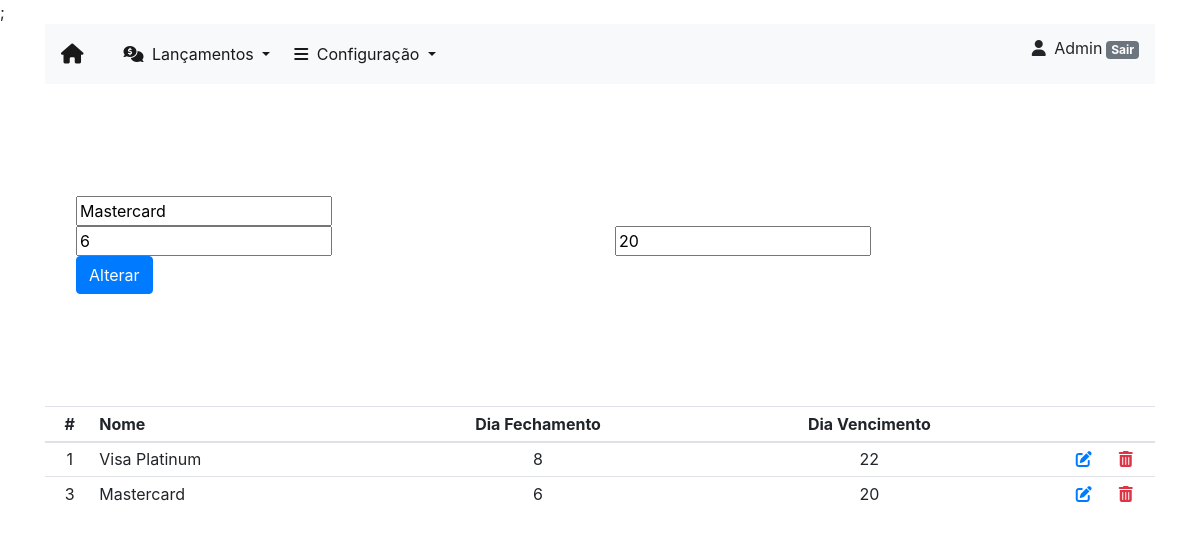
/contas/updateConta/3/ (signed in), run on the app's committed database.
### contas/models.py (models this page shows, shortened)
class Conta(models.Model):
    nome = models.CharField(max_length=30)
    dia_fechamento = models.IntegerField()
    dia_vencimento = models.IntegerField()

### contas/views.py (the view)
# urls.py: path('updateConta/<int:id>/', conta_update, name='conta_update'),
@login_required
def conta_update(request, id):
    conta = get_object_or_404(Conta, pk=id)
    form = ContaForm(request.POST or None, request.FILES or None, instance=conta)
    relatorio = Conta.objects.all().order_by('id')
    button = 'Alterar'
    if form.is_valid():
        form.save()
        return redirect('conta_new')
    return render(request, 'new_conta.html', {'form': form, 'relatorio': relatorio, 'nome_botao': button})

### contas/forms.py
class ContaForm(forms.ModelForm):
    class Meta:
        model = Conta
        fields = ['nome', 'dia_fechamento', 'dia_vencimento']

### contas/templates/new_conta.html (shortened to what this page needs)
{% extends 'base.html' %}
{% load bootstrap %}
{% block main %}
    <div class="jumbotron jumbotron-fluid bg-transparent">
        <form method="POST" enctype="multipart/form-data">
            <div class="row justify-content-center mx-3">
                <div class="col">
                    {{ form.nome|bootstrap }}
                    <div class="row">
                        <div class="col">{{ form.dia_fechamento|bootstrap }}</div>
                        <div class="col">{{ form.dia_vencimento|bootstrap }}</div>
                    </div>
                    <button type="submit" class="btn btn-primary">{{ nome_botao }}</button>
                </div>
            </div>
        </form>
    </div>
    <div class="row justify-content-center">
        <div class="col">
            <table class="table table-sm mt-3">
                <thead>
                <tr>
                    <th class="text-center">#</th>
                    <th class="text-left">Nome</th>
                    <th class="text-center">Dia Fechamento</th>
                    <th class="text-center">Dia Vencimento</th>
                    <th></th>
                    <th></th>
                </tr>
                </thead>
                <tbody>
                {% for item in relatorio %}
                <tr>
                    <td class="text-center">{{ item.id }}</td>
                    <td class="text-left">{{ item.nome }}</td>
                    <td class="text-center">{{ item.dia_fechamento }}</td>
                    <td class="text-center">{{ item.dia_vencimento }}</td>
                    <td class="text-right"><a href="{% url 'conta_update' item.id %}" class="text-primary"><i class="fas fa-edit"></i></a></td>
                    <td class="text-center"><a href="{% url 'delete_conta' item.id %}" class="confirm-delete text-danger" title="Delete" data-toggle="modal" data-target="#confirmDeleteModal" id="deleteButton{{item.id}}"><i class="fas fa-trash-alt"></i></a></td>
                </tr>
                {% endfor %}
                </tbody>
            </table>
        </div>
    </div>
{% endblock %}

### templates/base.html (shortened to what this page needs)
{% load static %}
<!DOCTYPE html>
<html lang="pt-br">
<head>
    <link rel="stylesheet" href="https://stackpath.bootstrapcdn.com/bootstrap/4.4.1/css/bootstrap.min.css">
    <link rel="stylesheet" href="{% static 'css/sticky-footer.css' %}">
    <link rel="stylesheet" href="{% static 'css/style.css' %}">
</head>
<body>
    <header class="container">
        <nav class="navbar navbar-expand-lg navbar-light bg-light mb-5">
            <a class="navbar-brand mr-4" href="{% url 'index' %}">
                <i class="fas fa-home"></i>
            </a>
            <div class="collapse navbar-collapse" id="navbarNavDropdown">
                <ul class="navbar-nav">
                    <li class="nav-item dropdown ml-2">
                        <a class="nav-link active dropdown-toggle" href="#" id="navbarDropdownMenuLink" role="button" data-toggle="dropdown" aria-haspopup="true" aria-expanded="false">
                            <i class="fas fa-comments-dollar mr-1"></i> Lançamentos
                        </a>
                    </li>
                    <li class="nav-item dropdown ml-2">
                        <a class="nav-link active dropdown-toggle" href="#" id="navbarDropdownMenuLink" role="button" data-toggle="dropdown" aria-haspopup="true" aria-expanded="false">
                            <i class="fas fa-bars mr-1"></i> Configuração
                        </a>
                    </li>
                </ul>
            </div>
            {% if user.is_authenticated %}
            <p class="desktop text-capitalize text-right mt-1"><i class="fas fa-user mr-1"></i> {{ user.username }}<a class="badge badge-secondary ml-1" href="{% url 'logout' %}">Sair</a></p>
            {% else %}
            <a class="desktop btn btn-secondary ml-1" href="{% url 'login' %}">Login</a>
            {% endif %}
        </nav>
    </header>
    <div class="container">
            {% block main %}{% endblock %}
    </div>
</body>
</html>

### static/css/style.css (style rules this page uses)
@media only screen and (min-width: 500px) { .desktop { display: inline !important; } }

### data on the page
Conta: nome "Mastercard", dia_fechamento "6", dia_vencimento "20", id "3"
Conta: id "1", nome "Visa Platinum", dia_fechamento "8", dia_vencimento "22"

### other printed values
{{ user.username }} "Admin"
{{ nome_botao }} "Alterar"
